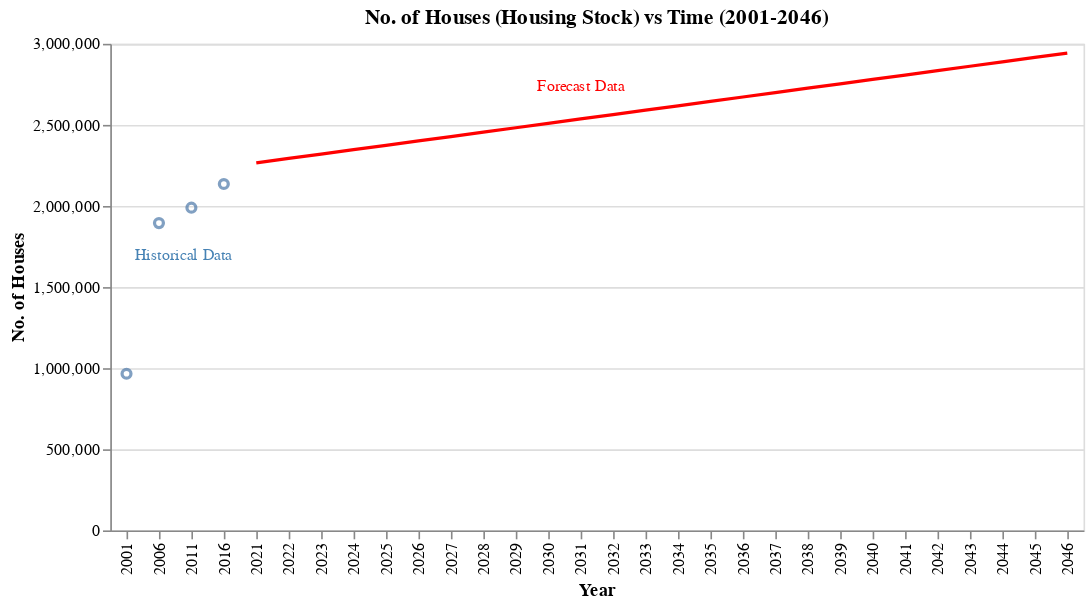

The notebook cell this image was saved under:
### Markdown cell above
I will plot both "historical" and "forecast" data over time below and combine all data in a single table (`housing_stock_df_new`) later on:

### Code cell
# Plotting historical and forecast data for Number of Houses
historical = alt.Chart(housing_stock_df, title='No. of Houses (Housing Stock) vs Time (2001-2046)').mark_point(
).encode(
    x=alt.X('year:N', title='Year'),
    y=alt.Y('number_of_houses', title='No. of Houses')
)

forecast = alt.Chart(forecast_housing_stock_df).mark_line(
    point=False
).encode(
    x=alt.X('year:N', title='Year'),
    y=alt.Y('number_of_houses', title='No. of Houses'),
    color=alt.value('red'),      
)

text1 = alt.Chart(housing_stock_df.query('year == "2006"')).mark_text(dx=15, dy=20, color='steelblue', fontSize=10).encode(
        x=alt.X('year:N', title='Year'), 
       y=alt.Y('number_of_houses', title='No. of Houses'),
        text=alt.value('Historical Data')
)

text2 = alt.Chart(forecast_housing_stock_df.query('year == "2031"')).mark_text(dx=0, dy=-20, color='red', fontSize=10).encode(
        x=alt.X('year:N', title='Year'),
        y=alt.Y('number_of_houses', title='No. of Houses'),
        text=alt.value('Forecast Data')
)

(historical + forecast + text1 + text2)

### Figure 1 — Vega-Lite specification as saved in the notebook (floating-point values rounded to 4 significant figures)
{"config": {"view": {"continuousWidth": 400, "continuousHeight": 300}}, "layer": [{"data": {"name": "data-37c878e30850b9d84002a3c1c79227f7"}, "mark": "point", "encoding": {"x": {"type": "nominal", "field": "year", "title": "Year"}, "y": {"type": "quantitative", "field": "number_of_houses", "title": "No. of Houses"}}, "title": "No. of Houses (Housing Stock) vs Time (2001-2046)"}, {"data": {"name": "data-7e7bf9b09777ef051781770f021cd17f"}, "mark": {"type": "line", "point": false}, "encoding": {"color": {"value": "red"}, "x": {"type": "nominal", "field": "year", "title": "Year"}, "y": {"type": "quantitative", "field": "number_of_houses", "title": "No. of Houses"}}}, {"data": {"name": "data-158e6ae56f5030b629269e443d8a9c8e"}, "mark": {"type": "text", "color": "steelblue", "dx": 15, "dy": 20, "fontSize": 10}, "encoding": {"text": {"value": "Historical Data"}, "x": {"type": "nominal", "field": "year", "title": "Year"}, "y": {"type": "quantitative", "field": "number_of_houses", "title": "No. of Houses"}}}, {"data": {"name": "data-481bb9fc1399c3f8db55dd012f73a11d"}, "mark": {"type": "text", "color": "red", "dx": 0, "dy": -20, "fontSize": 10}, "encoding": {"text": {"value": "Forecast Data"}, "x": {"type": "nominal", "field": "year", "title": "Year"}, "y": {"type": "quantitative", "field": "number_of_houses", "title": "No. of Houses"}}}], "$schema": "https://vega.github.io/schema/vega-lite/v4.8.1.json", "datasets": {"data-37c878e30850b9d84002a3c1c79227f7": [{"year": 2001, "number_of_houses": 965554}, {"year": 2006, "number_of_houses": 1894436}, {"year": 2011, "number_of_houses": 1989705}, {"year": 2016, "number_of_houses": 2135910}], "data-7e7bf9b09777ef051781770f021cd17f": [{"year": 2021, "number_of_houses": 2266000.0}, {"year": 2022, "number_of_houses": 2293000.0}, {"year": 2023, "number_of_houses": 2320000.0}, {"year": 2024, "number_of_houses": 2347000.0}, {"year": 2025, "number_of_houses": 2374000.0}, {"year": 2026, "number_of_houses": 2401000.0}, {"year": 2027, "number_of_houses": 2428000.0}, {"year": 2028, "number_of_houses": 2455000.0}, {"year": 2029, "number_of_houses": 2482000.0}, {"year": 2030, "number_of_houses": 2510000.0}, {"year": 2031, "number_of_houses": 2537000.0}, {"year": 2032, "number_of_houses": 2564000.0}, {"year": 2033, "number_of_houses": 2591000.0}, {"year": 2034, "number_of_houses": 2618000.0}, {"year": 2035, "number_of_houses": 2645000.0}, {"year": 2036, "number_of_houses": 2672000.0}, {"year": 2037, "number_of_houses": 2699000.0}, {"year": 2038, "number_of_houses": 2726000.0}, {"year": 2039, "number_of_houses": 2753000.0}, {"year": 2040, "number_of_houses": 2780000.0}, {"year": 2041, "number_of_houses": 2807000.0}, {"year": 2042, "number_of_houses": 2834000.0}, {"year": 2043, "number_of_houses": 2862000.0}, {"year": 2044, "number_of_houses": 2889000.0}, {"year": 2045, "number_of_houses": 2916000.0}, {"year": 2046, "number_of_houses": 2943000.0}], "data-158e6ae56f5030b629269e443d8a9c8e": [{"year": 2006, "number_of_houses": 1894436}], "data-481bb9fc1399c3f8db55dd012f73a11d": [{"year": 2031, "number_of_houses": 2537000.0}]}}
